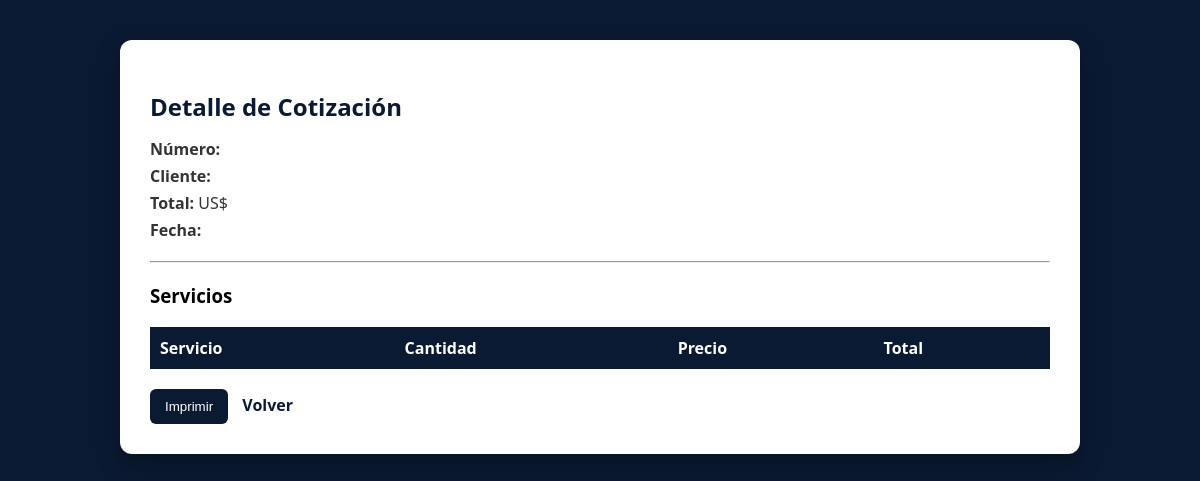
Before: /detalle/10 with the older database file.
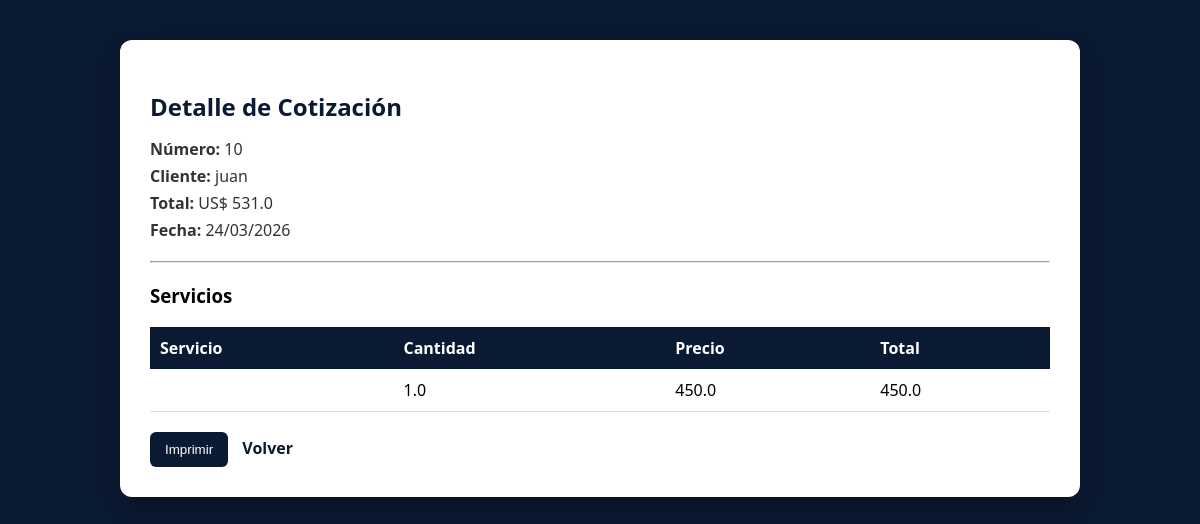
After: the same page with the newer database file.
### tables this page shows
CREATE TABLE cotizaciones (
        id INTEGER PRIMARY KEY AUTOINCREMENT,
        codigo TEXT,
        cliente TEXT,
        rnc TEXT,
        telefono TEXT,
        correo TEXT,
        fecha TEXT,
        subtotal REAL,
        itbis REAL,
        total REAL,
        estado TEXT
    );

CREATE TABLE cotizacion_items (
        id INTEGER PRIMARY KEY AUTOINCREMENT,
        cotizacion_id INTEGER,
        descripcion TEXT,
        cantidad REAL,
        precio REAL,
        total REAL
    );

### app.py (the view)
@app.route("/detalle/<int:id>")
def detalle(id):
    conn = sqlite3.connect("database.db")
    conn.row_factory = sqlite3.Row
    cursor = conn.cursor()
    cursor.execute("SELECT * FROM cotizacion_items")
    print(cursor.fetchall())
    cursor.execute(
        "SELECT * FROM cotizaciones WHERE id=?",
        (id,)
    )
    cotizacion = cursor.fetchone()
    cursor.execute("SELECT * FROM cotizacion_items WHERE cotizacion_id=?",
    (id,)
    )
    servicios = cursor.fetchall()
    conn.close()
    return render_template(
        "detalle.html",
        cotizacion=cotizacion,
        servicios= servicios
    )

### templates/detalle.html (shortened to what this page needs)
<!DOCTYPE html>
<html lang="es">
<head>
</head>
<body>
<div class="contenido">
    <div class="card">
        <h2>Detalle de Cotización</h2>
        <div class="info">
            <p><strong>Número:</strong> {{ cotizacion.id }}</p>
            <p><strong>Cliente:</strong> {{ cotizacion.cliente }}</p>
            <p><strong>Total:</strong> US$ {{ cotizacion.total }}</p>
            <p><strong>Fecha:</strong> {{ cotizacion.fecha }}</p>
        </div>
        <hr>
        <h3>Servicios</h3>
        <table>
            <thead>
                <tr>
                    <th>Servicio</th>
                    <th>Cantidad</th>
                    <th>Precio</th>
                    <th>Total</th>
                </tr>
            </thead>
            <tbody>
                {% for s in servicios %}
                <tr>
                    <td>{{ s.servicio }}</td>
                    <td>{{ s.cantidad }}</td>
                    <td>{{ s.precio }}</td>
                    <td>{{ s.total }}</td>
                </tr>
                {% endfor %}
            </tbody>
        </table>
        <button onclick="window.print()">Imprimir</button>
        <a href="/historial">Volver</a>
    </div>
</div>
</body>
</html>

### templates/detalle.html (style rules this page uses)
body { font-family: 'Segoe UI', Tahoma, Geneva, Verdana, sans-serif; background: #0b1a33; margin: 0; }
.contenido { display: flex; justify-content: center; align-items: flex-start; padding-top: 40px; }
.card { background: #ffffff; padding: 30px; border-radius: 12px; width: 80%; max-width: 900px; box-shadow: 0 10px 25px rgba(0,0,0,0.3); }
h2 { margin-bottom: 15px; color: #0b1a33; }
h3 { margin-top: 20px; }
.info p { margin: 5px 0; color: #333; }
hr { margin: 20px 0; }
table { width: 100%; border-collapse: collapse; margin-top: 15px; }
th { background: #0b1a33; color: white; padding: 10px; text-align: left; }
td { padding: 10px; border-bottom: 1px solid #ddd; }
button { margin-top: 20px; padding: 10px 15px; border: none; background: #0b1a33; color: white; border-radius: 6px; cursor: pointer; }
a { margin-left: 10px; text-decoration: none; color: #0b1a33; font-weight: bold; }

Changed rows visible on the page:
added cotizaciones: id "10", cliente "juan", total "531.0", fecha "24/03/2026"
added cotizacion_items: cantidad "1.0", precio "450.0", total "450.0"
